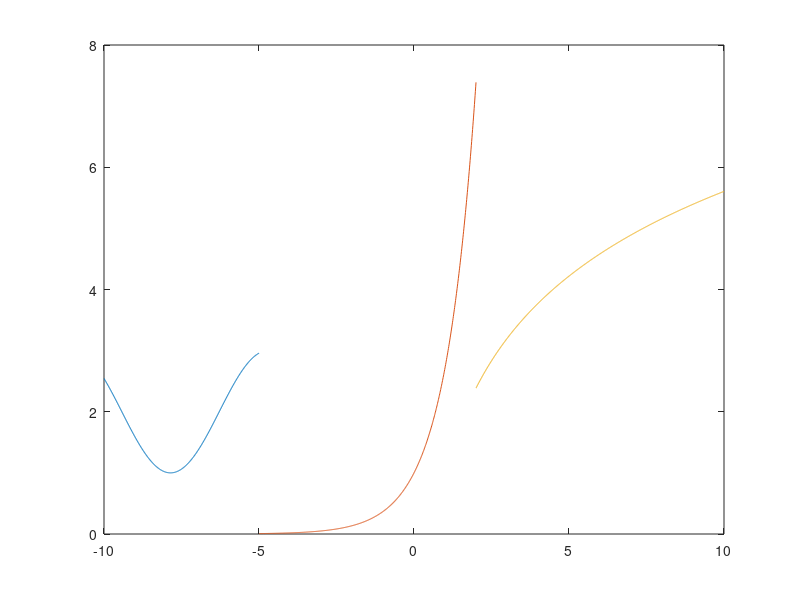

Write the MATLAB code that produced this figure.
X1=[-10:0.01:-5];
X2=[-5:0.01:2];
X3=[2:0.01:10];
X01=2+sin(X1);
X02=exp(X2);
X03=log((X3).^2)+1;
plot(X1,X01)
hold on
plot(X2,X02)
hold on
plot(X3,X03)